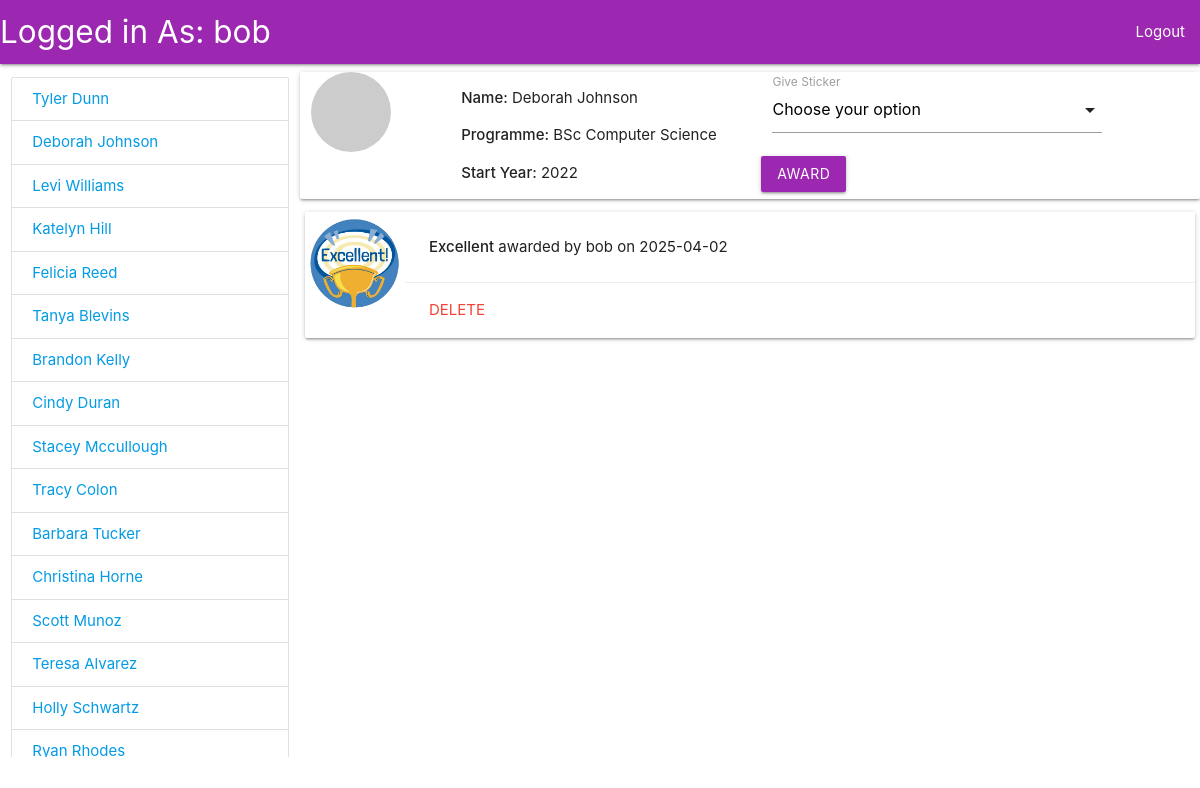
Page /app/820338908 (signed in) on the committed database.
### App/models.py (models this page shows, shortened)
class User(db.Model):
  id = db.Column(db.Integer, primary_key=True)
  username = db.Column(db.String(80), unique=True, nullable=False)
  password = db.Column(db.String(120), nullable=False)
  awarded_stickers = db.relationship('StudentSticker', backref='user', lazy=True)

class Student(db.Model):
  id = db.Column(db.String(9), primary_key=True)
  first_name = db.Column(db.String(100), nullable=False)
  last_name = db.Column(db.String(100), nullable=False)
  programme = db.Column(db.String(100), nullable=False)
  start_date = db.Column(db.String(10), nullable=False)
  profile_pic = db.Column(db.String(255), nullable=False)
  stickers = db.relationship('StudentSticker', backref='student', lazy=True)

class StudentSticker(db.Model):
  id = db.Column(db.Integer, primary_key=True)
  student_id = db.Column(db.String(9), db.ForeignKey('student.id'), nullable=False)
  sticker_id = db.Column(db.Integer, db.ForeignKey('sticker.id'), nullable=False)
  user_id = db.Column(db.Integer, db.ForeignKey('user.id'), nullable=False)
  date_awarded = db.Column(db.DateTime, default=datetime.utcnow)

class Sticker(db.Model):
  id = db.Column(db.Integer, primary_key=True)
  name = db.Column(db.String(100), nullable=False)
  image = db.Column(db.String(255), nullable=False)
  awards = db.relationship('StudentSticker', backref='sticker', lazy=True)

### App/main.py (the view)
@app.route('/app')
@app.route('/app/<id>')
@jwt_required()
def home(id=None):
  students = Student.query.all()
  selected_student = Student.query.get(id) if id else None
  stickers = Sticker.query.all()
  awarded = []
  if selected_student:
    awarded = StudentSticker.query.filter_by(student_id=selected_student.id).all()
  return render_template(
    'index.html',
    selected_student=selected_student,
    students=students,
    stickers=stickers,
    awarded=awarded,
    user=current_user
  )

### App/main.py (called while the page is built)
@jwt.user_lookup_loader
def user_lookup_callback(_jwt_header, jwt_data):
  return User.query.get(int(jwt_data["sub"]))

### App/templates/index.html (shortened to what this page needs)
<!doctype html>
<html lang="en">
  <head>
    <link rel="stylesheet" href="{{ url_for('static', filename='style.css') }}">
    <link rel="stylesheet" href="https://cdnjs.cloudflare.com/ajax/libs/materialize/1.0.0/css/materialize.min.css">
  </head>
  <body>
    <nav class="purple">
      <div class="nav-wrapper">
        <a href="#" style="font-size=1.5em" class="brand-logo left">Logged in As: {{ user.username }}</a>
        <ul id="nav-mobile" class="right hide-on-med-and-down">
          <li><a href="/logout">Logout</a></li>
        </ul>
      </div>
    </nav>
    <div class="row" style="position: absolute; height:20px; top:0; z-index:10; width:100vw">
    </div>
    <div class="row">
      <section class="col s12 m3" style="margin-top: 5px; overflow-y:scroll; height: 86vh">
        <ul class="collection">
          {% for student in students %}
            <li class="collection-item">
              <a href="/app/{{ student.id }}">{{ student.first_name }} {{ student.last_name }}</a>
            </li>
          {% endfor %}
        </ul>
      </section>
      <section class="col s12 m9">
        {% if selected_student %}
          <div class="row card" style="margin-bottom:0">
            <div class="col s2">
              <img src="{{ selected_student.profile_pic }}" alt="profile" class="circle responsive-img">
            </div>
            <div class="col s4">
              <p><strong>Name:</strong> {{ selected_student.first_name }} {{ selected_student.last_name }}</p>
              <p><strong>Programme:</strong> {{ selected_student.programme }}</p>
              <p><strong>Start Year:</strong> {{ selected_student.start_date }}</p>
            </div>
            <div class="col s5">
              <form method="POST" action="{{ url_for('award_sticker') }}">
                <div class="input-field col s12">
                  <label>Give Sticker</label>
                </div>
                <button type="submit" class="btn waves-effect purple">Award</button>
              </form>
            </div>
          </div>
          <div class="row" style="height: 60vh; overflow-y: scroll; padding:5px; margin-top:0;">
            {% for award in awarded %}
              <div class="card horizontal">
                <div class="card-image">
                  <img src="{{ award.sticker.image }}" style="height: 100px;">
                </div>
                <div class="card-stacked">
                  <div class="card-content">
                    <p><strong>{{ award.sticker.name }}</strong> awarded by {{ award.user.username }} on {{ award.date_awarded.strftime('%Y-%m-%d') }}</p>
                  </div>
                  {% if award.user.id == user.id %}
                  <div class="card-action">
                    <a href="{{ url_for('delete_sticker', sticker_id=award.sticker.id, student_id=selected_student.id) }}" class="red-text">Delete</a>
                  </div>
                  {% endif %}
                </div>
              </div>
            {% endfor %}
          </div>
        {% else %}
          <h1 class="center">Select a Student to view details</h1>
        {% endif %}
      </section>
    </div>
  </body>
</html>

### App/templates/index.html (style rules this page uses)
* { box-sizing: border-box; }
html, body { margin: 0; padding: 0; height: 100%; width: 100%; }

### rows in the picture
User: username "bob"
Student: first_name "Tyler", last_name "Dunn"
Student: first_name "Deborah", last_name "Johnson", programme "BSc Computer Science", start_date "2022"
Student: first_name "Levi", last_name "Williams"
Student: first_name "Katelyn", last_name "Hill"
Student: first_name "Felicia", last_name "Reed"
Student: first_name "Tanya", last_name "Blevins"
Student: first_name "Brandon", last_name "Kelly"
Student: first_name "Cindy", last_name "Duran"
Student: first_name "Stacey", last_name "Mccullough"
Student: first_name "Tracy", last_name "Colon"
Student: first_name "Barbara", last_name "Tucker"
Student: first_name "Christina", last_name "Horne"
Student: first_name "Scott", last_name "Munoz"
Student: first_name "Teresa", last_name "Alvarez"
Student: first_name "Holly", last_name "Schwartz"
Student: first_name "Ryan", last_name "Rhodes"
StudentSticker: sticker.image (picture), sticker.name "Excellent", user.username "bob", date_awarded "2025-04-02"
